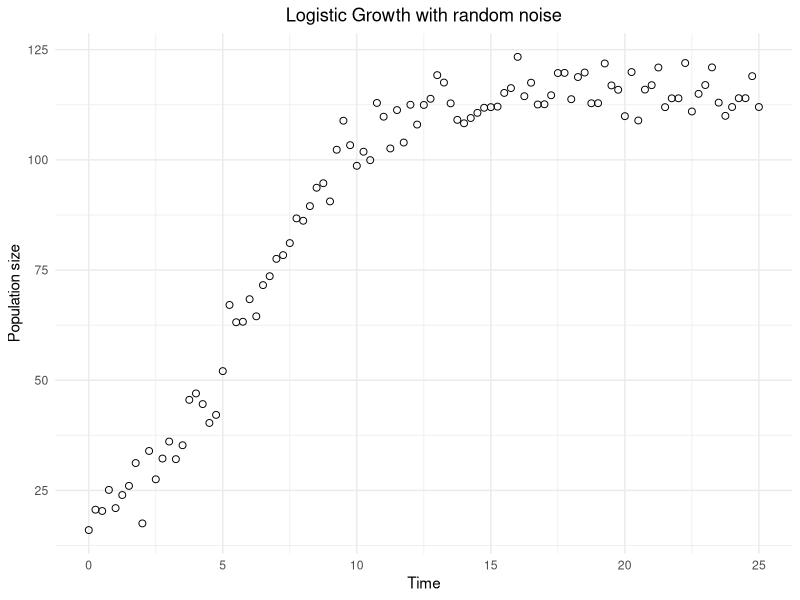
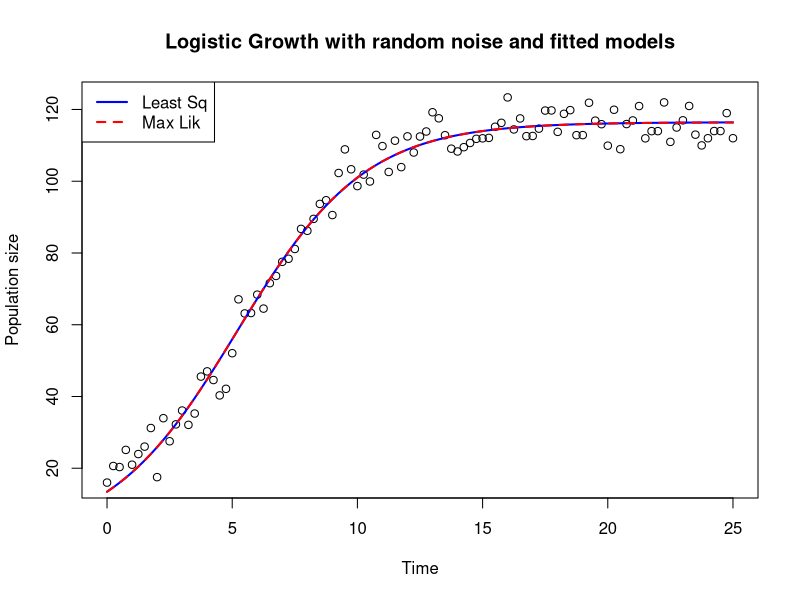

These figures' R source, in order:
## ---- chunk 1
# Parameters
r <- 0.5
K <- 100
error <- 15
y0 <- 5

# Define a logistic growth function with noise
logistic_noised <- function(t, r, K, y0, error) {
  growth <- K / (1 + ((K - y0) / y0) * exp(-r * t))
  return(growth + rpois(1, lambda = error)) # Add random error
}

# Create the time vector
time <- seq(0, 25, 0.25)

# Apply the logistic function over the time vector
sim_data <- sapply(time, logistic_noised, r = r, K = K, y0 = y0, error = error)

# Store in a dataframe for the plot
data <- data.frame(time = time, sim_data = sim_data)

# Plot the result
library(ggplot2)

ggplot(data,aes(x = time, y = sim_data)) +
  geom_point(shape = 1, size = 2) +
  labs(
    title = "Logistic Growth with random noise",
    x = "Time",
    y = "Population size") +
  theme_minimal() +
  theme(plot.title = element_text(hjust = 0.5))
## ---- chunk 2
logistic <- function(t, r, K, y0) {
  K / (1 + ((K - y0) / y0) * exp(-r * t))
}
## ---- chunk 3
# NB : theta is a vector of parameters
SSE <- function(theta) {
  r <- theta[1]
  K <- theta[2]
  y0 <- theta[3]
  mod_pred <- sapply(time, logistic, r = r, K = K, y0 = y0)
  return(sum((sim_data - mod_pred)**2))
}
## ---- chunk 4
ig_r <- 1
ig_K <- 75
ig_y0 <- 2
fitted_params_SSE <- optim(c(ig_r, ig_K, ig_y0), SSE)$par
print(fitted_params_SSE)
## ---- chunk 5
library(deSolve)
## ---- chunk 6
logistic_ODE =function(t,N,parametre){
  r=parametre[1]
  K=parametre[2]
  dNdt = r*(1-N/K)*N
  list(c(dNdt))
}
## ---- chunk 7
MMV <- function(theta){
  r1 <- theta[1]
  K1 <- theta[2]
  N0 <- theta[3]
  sol = ode(y = N0, times = time, func = logistic_ODE, parms = c(r1, K1))
  mod_pred <- sol[, 2]
  loglik = dnorm(sim_data, mean = mod_pred, sd = error, log = TRUE)
  return(sum(loglik))
}
## ---- chunk 8
ig_r <- 0.1
ig_K <- 100
ig_y0 <- 1
fitted_params_MMV <- optim(c(ig_r, ig_K, ig_y0), MMV, control=list(fnscale=-1))$par
print(fitted_params_MMV)
## ---- chunk 9
# estimation LS
mod_pred_LS <- sapply(time, logistic, r = fitted_params_SSE[1], K = fitted_params_SSE[2], y0 = fitted_params_SSE[3])
# estimation ML
mod_pred_ML <- sapply(time, logistic, r = fitted_params_MMV[1], K = fitted_params_MMV[2], y0 = fitted_params_MMV[3])
# plot
plot(time, sim_data, ylab = "Population size", xlab = "Time", main = "Logistic Growth with random noise and fitted models")
lines(time, mod_pred_LS, col='blue', lwd=2)
lines(time, mod_pred_ML, col = 'red', lty='dashed', lwd=2)
legend("topleft",
       legend=c("Least Sq","Max Lik"), # Vector with the name of each group
       col = c('blue','red'), # Color of lines or symbols
       border = "black", # Fill box border color
       lty=c('solid','dashed'), 
       lwd=c(2,2)
       )
